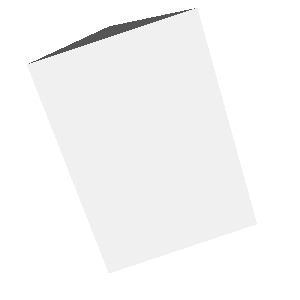

Generate this figure with Python:
#!/usr/bin/env python

# Read an 18-node wedge Exodus file and render the surface.

import os

import vtkmodules.vtkInteractionStyle  # noqa: F401
import vtkmodules.vtkRenderingFreeType  # noqa: F401
import vtkmodules.vtkRenderingOpenGL2  # noqa: F401

from vtkmodules.vtkFiltersGeometry import vtkDataSetSurfaceFilter
from vtkmodules.vtkIOExodus import vtkExodusIIReader
from vtkmodules.vtkRenderingCore import (
    vtkActor,
    vtkCompositePolyDataMapper,
    vtkRenderWindow,
    vtkRenderWindowInteractor,
    vtkRenderer,
)

# Source
data_dir = os.environ.get("VPE_DATA_DIR", os.path.dirname(os.path.abspath(__file__)))

# Read the Exodus file
exodus_reader = vtkExodusIIReader()
exodus_reader.SetFileName(os.path.join(data_dir, "wedge18.e"))
exodus_reader.Update()

# Surface filter
surface_filter = vtkDataSetSurfaceFilter()
surface_filter.SetInputConnection(exodus_reader.GetOutputPort())

# Composite mapper
composite_mapper = vtkCompositePolyDataMapper()
composite_mapper.SetInputConnection(surface_filter.GetOutputPort())

# Actor
exodus_actor = vtkActor()
exodus_actor.SetMapper(composite_mapper)

# Renderer
renderer = vtkRenderer()
renderer.AddActor(exodus_actor)
renderer.SetBackground(1, 1, 1)

# Render window
render_window = vtkRenderWindow()
render_window.AddRenderer(renderer)
render_window.SetWindowName("exodus wedge 18 node")
render_window.SetMultiSamples(0)
render_window.SetSize(300, 300)

# Interactor
interactor = vtkRenderWindowInteractor()
interactor.SetRenderWindow(render_window)

# Scene
camera = renderer.GetActiveCamera()
camera.SetPosition(10.0, 10.0, 5.0)
camera.SetViewUp(0.0, 0.4, 1.0)
renderer.ResetCamera()

interactor.Initialize()
interactor.Start()
